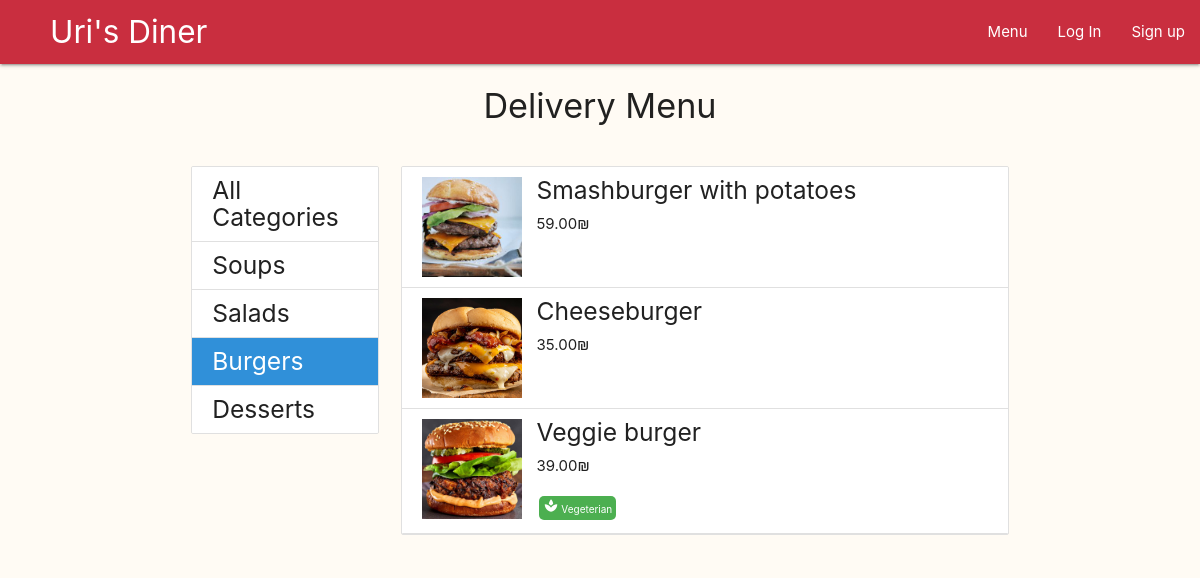
The app's page /menu/5 with its own data.
### main/models.py (models this page shows, shortened)
class Category(models.Model):
    name = models.CharField(max_length=20, blank=False, unique=True)
    is_deleted = models.BooleanField(default=False)
    image_Url = models.URLField(null=True, blank=True)
    image_file = models.ImageField(upload_to=category_image_path, null=True, blank=True)
    position = models.IntegerField(blank=False, default=0)
    def __str__(self):
        return self.name

class Dish(models.Model):
    name = models.CharField(max_length=50, blank=False)
    price = models.DecimalField(max_digits=5, decimal_places=2, blank=False)
    description = models.CharField(max_length=300, blank=False)
    is_gluten_free = models.BooleanField(default=False)
    is_vegeterian = models.BooleanField(default=False)
    category = models.ForeignKey(Category, on_delete=models.CASCADE, limit_choices_to={'is_deleted':False})
    is_deleted = models.BooleanField(default=False)
    image_Url = models.URLField(null=True, blank=True)
    image_file = models.ImageField(upload_to=dish_image_path, null=True, blank=True)

### main/views.py (the view)
# urls.py: path('menu/<int:category_id>', views.menu_category_dishes, name="menu_category_dishes"),
def menu_category_dishes(request, category_id):
    categories_list = sorted(Category.objects.filter(is_deleted=False), key=lambda category: category.position)
    try:
      category = Category.objects.get(id=category_id)
    except:
        return redirect('menu_all_categories')
    show_dishes = Dish.objects.filter(category=category, is_deleted=False)
    form = ItemAmountForm()
    return render(request, 'main/menu_category_dishes.html', {
        'categories_list':categories_list,
        'show_dishes':show_dishes,
        'category': category,
        'form':form})

### main/context_processors.py (called while the page is built)
def site_wide_data(request):
    try:
        data = {
        'open_orders_number' : len(Cart.objects.filter(delivery__is_delivered=False)),
        'my_open_orders_number' : len(Delivery.objects.filter(order__user=request.user).filter(is_delivered=False)),
        'my_cart_items_number' : len(User.objects.get(id=request.user.id).cart_set.last().item_set.all())
        }
    except:
        data = {}
    return data

### main/templates/main/menu_category_dishes.html (shortened to what this page needs)
{% extends 'layouts/menu.html' %}
{% block menu-content %}
<div>
  <ul class="collection">
    {% for dish in show_dishes %}
    <a class="modal-trigger collection-item {% if request.user.is_staff %} no-bottom-border {% endif %}"
      href="#{{dish.name}}">
      <img class="dish-img" {% if dish.image_file %}
        src="{{dish.image_file.url}}" {% else %} src="{{dish.image_Url}}"
        {% endif %} alt="{{dish.name}}">
      <div class="dish-text">
        <h5>{{dish.name}}</h5>
        <p>{{dish.price}}₪</p>
        <div>
          {% if dish.is_vegeterian %}
          {% include 'common/tag_vegeterian.html' %}
          {% endif %}
        </div>
      </div>
    </a>
    {% endfor %}
  </ul>
</div>
{% endblock menu-content %}

### templates/layouts/menu.html (shortened to what this page needs)
{% extends 'layouts/main.html' %}
{% block main-content %}
<div class="container">
  <div class="row center-align">
    <h4>Delivery Menu</h4>
  </div>
  <div class="row">
    <div class="col l3">
      <ul class="collection">
        {% url 'menu_all_categories' as url %}
        <a class="collection-item {% if request.path == url %} active {% endif %}"
          href="{{url}}">
          <h5 class="no-top-bottom-margin">All Categories</h5>
        </a>
        {% for category in categories_list %}
        {% url 'menu_category_dishes' category_id=category.id as url %}
        <a class="collection-item {% if request.path == url  %} active {% endif %}"
          href="{{ url }}">
          <h5 class="no-top-bottom-margin">{{category}}</h5>
        </a>
        {% endfor %}
      </ul>
    </div>
    <div class="col l9">
      {% block menu-content %}
      {% endblock menu-content %}
    </div>
  </div>
</div>
{% endblock main-content %}

### templates/common/tag_vegeterian.html
<div class="green tag">
  <i class="tiny material-icons">spa</i> Vegeterian
</div>

### static/css/custom.css (style rules this page uses)
body { background-color: #fffbf4; }
.dish-img { height: 100px; width: 100px; vertical-align: top; object-fit: cover; }
.dish-text { display: inline-block; margin-left: 10px; }
.dish-text h5, p { margin-top: 0px; }
.no-top-bottom-margin { margin-bottom: 0px; margin-top: 0px; }
.tag { color: white; font-size: 10px; margin: 3px; display: inline-block; padding: 2px 4px 0px 4px; border-radius: 5px; }

### records on screen
Category: name "Soups"
Category: name "Salads"
Category: name "Burgers"
Category: name "Desserts"
Dish: image_file (picture), name "Smashburger with potatoes", price "59.00"
Dish: image_file+name (picture), name "Cheeseburger", price "35.00"
Dish: image_file (picture), name "Veggie burger", price "39.00", is_vegeterian True (drawn)
